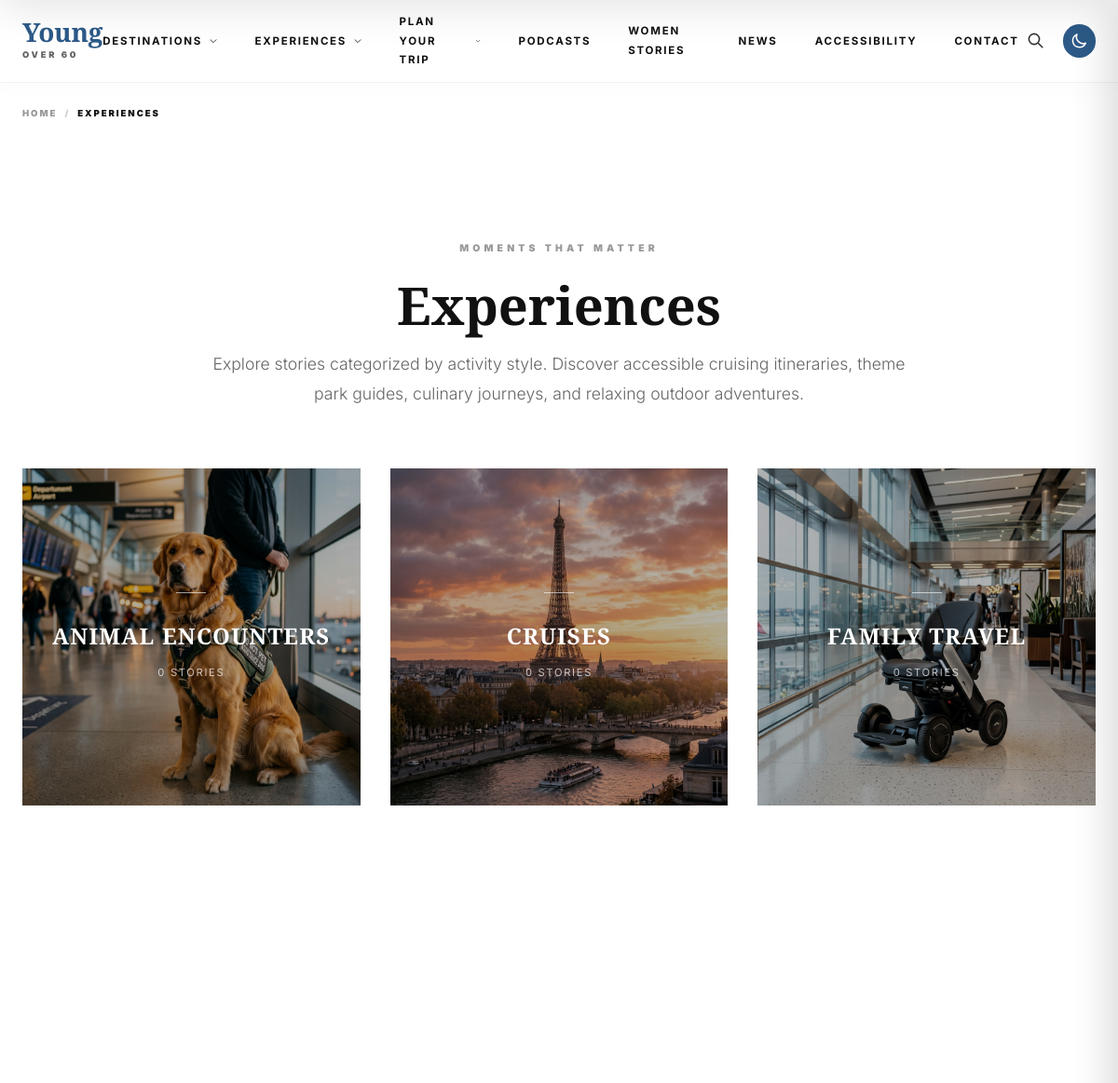
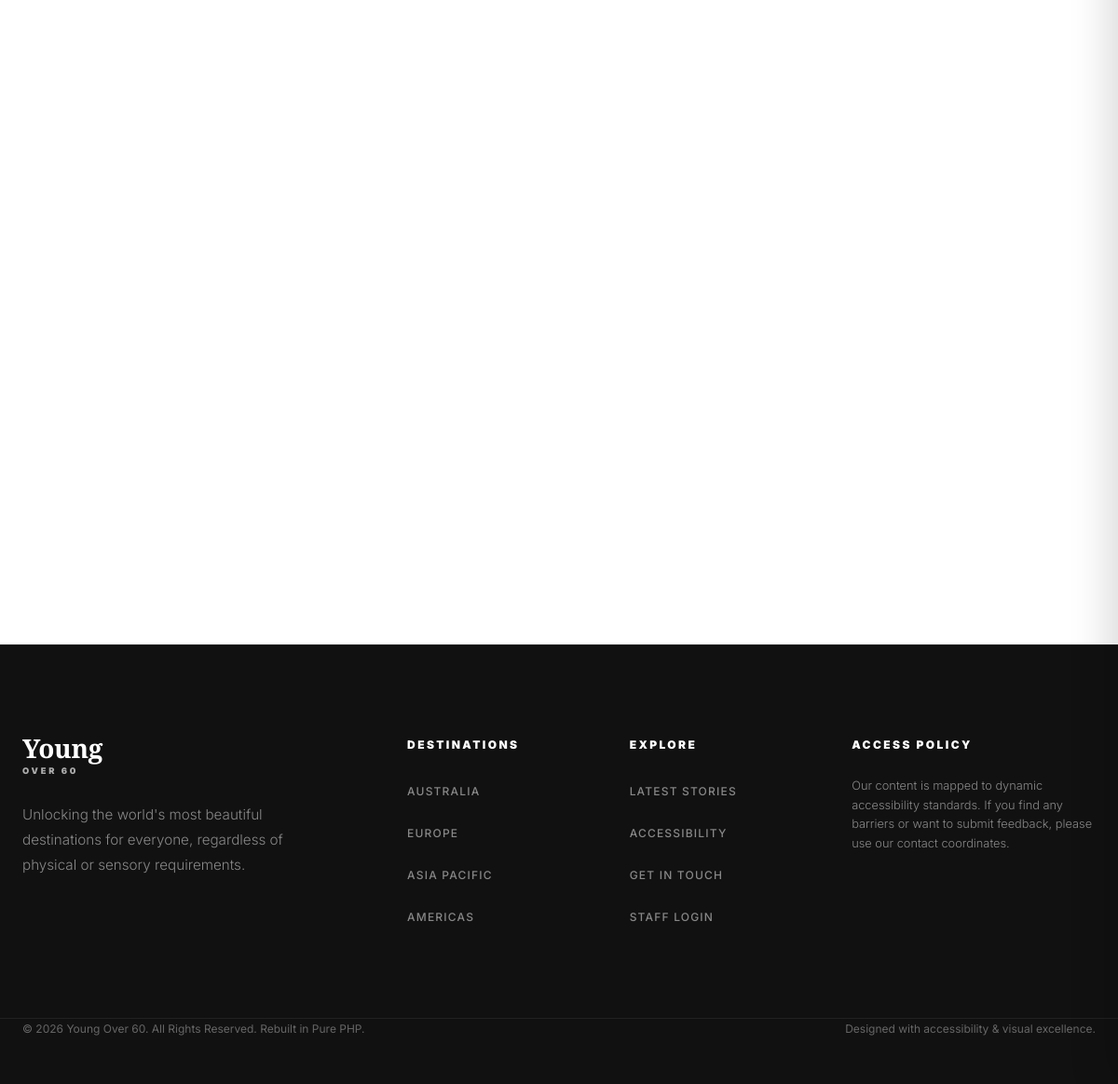
Page /experiences on the committed database (2 pictures, top to bottom).
### tables this page shows
CREATE TABLE `site_settings` (
  `id` INT PRIMARY KEY DEFAULT 1,
  `siteName` VARCHAR(255) NOT NULL DEFAULT 'Travel Without Limits',
  `logoUrl` VARCHAR(255) DEFAULT NULL,
  `heroBackgroundUrl` VARCHAR(255) DEFAULT NULL,
  `metaTitle` VARCHAR(255) DEFAULT NULL,
  `metaDescription` TEXT DEFAULT NULL,
  `ogImage` VARCHAR(255) DEFAULT NULL,
  `faviconUrl` VARCHAR(255) DEFAULT NULL,
  `primaryColor` VARCHAR(50) NOT NULL DEFAULT '#2d5a88',
  `secondaryColor` VARCHAR(50) NOT NULL DEFAULT '#1e3c5a',
  `accentColor` VARCHAR(50) NOT NULL DEFAULT '#eaeaea',
  `backgroundColor` VARCHAR(50) NOT NULL DEFAULT '#ffffff',
  `textColor` VARCHAR(50) NOT NULL DEFAULT '#111111',
  `updated_at` DATETIME NOT NULL DEFAULT CURRENT_TIMESTAMP ON UPDATE CURRENT_TIMESTAMP
);

CREATE TABLE `menus` (
  `id` VARCHAR(36) PRIMARY KEY,
  `title` VARCHAR(255) NOT NULL,
  `slug` VARCHAR(255) NOT NULL UNIQUE,
  `type` VARCHAR(50) NOT NULL,  
  `layoutType` VARCHAR(50) NOT NULL DEFAULT 'LIST',  
  `layoutConfig` LONGTEXT DEFAULT NULL,
  `order` INT NOT NULL DEFAULT 0,
  `isActive` TINYINT(1) NOT NULL DEFAULT 1,
  `created_at` DATETIME NOT NULL DEFAULT CURRENT_TIMESTAMP,
  `updated_at` DATETIME NOT NULL DEFAULT CURRENT_TIMESTAMP ON UPDATE CURRENT_TIMESTAMP
);

CREATE TABLE `categories` (
  `id` VARCHAR(36) PRIMARY KEY,
  `name` VARCHAR(255) NOT NULL,
  `slug` VARCHAR(255) NOT NULL UNIQUE,
  `description` TEXT DEFAULT NULL,
  `image` VARCHAR(255) DEFAULT NULL,
  `created_at` DATETIME NOT NULL DEFAULT CURRENT_TIMESTAMP,
  `updated_at` DATETIME NOT NULL DEFAULT CURRENT_TIMESTAMP ON UPDATE CURRENT_TIMESTAMP,
  INDEX `idx_categories_slug` (`slug`)
);

### pages/experiences.php (the view, shortened to what the rows shown need)
<?php
$categories = $pm->getCategories();
$expList = array_filter($categories, function($c) {
    return in_array($c['slug'], [
        'animal-encounters', 'cruises', 'disney', 'family-travel',
        'festivals-events', 'food-drink', 'road-trips', 'sports',
        'theme-parks', 'wellness'
    ]);
});
require_once PATH_ROOT . '/includes/header.php';
require_once PATH_ROOT . '/includes/navbar.php';
?>
<main class="container">
    <section class="content-list-section">
        <div class="mb-16 text-center max-w-3xl mx-auto" data-scroll-reveal>
            <span class="section-label">Moments that Matter</span>
            <h1 class="serif-title" style="margin-top: 1rem;">Experiences</h1>
            <p style="color: #666666; font-size: 1.1rem; font-weight: 300; margin-top: 1rem;">
                Explore stories categorized by activity style. Discover accessible cruising itineraries, theme park guides, culinary journeys, and relaxing outdoor adventures.
            </p>
        </div>
        <div class="needs-grid" style="margin-top: 4rem;">
            <?php foreach ($expList as $exp):
                $postCountRes = $pm->getPosts(['categoryId' => $exp['id'], 'status' => 'PUBLISHED', 'limit' => 1]);
                $count = $postCountRes['meta']['total'];
                ?>
                <a href="<?php echo BASE_URL; ?>/category/<?php echo $exp['slug']; ?>" class="needs-card" data-scroll-reveal aria-label="Explore <?php echo e($exp['name']); ?>">
                    <img src="<?php echo e(!empty($exp['image']) ? $exp['image'] : '/images/hero-bg.png'); ?>" alt="<?php echo e($exp['name']); ?>" loading="lazy" />
                    <div class="needs-card-overlay">
                        <div class="needs-card-line"></div>
                        <h2 class="needs-card-title"><?php echo e($exp['name']); ?></h2>
                        <p style="color:rgba(255,255,255,0.7); font-size: 0.7rem; text-transform:uppercase; letter-spacing:0.15em; margin-top:0.5rem;">
                            <?php echo $count; ?> <?php echo $count === 1 ? 'Story' : 'Stories'; ?>
                        </p>
                    </div>
                </a>
            <?php endforeach; ?>
        </div>
    </section>
</main>
<?php
require_once PATH_ROOT . '/includes/footer.php';
?>

### includes/navbar.php (shortened to what the rows shown need)
<?php
$siteTitle = $settings['siteName'] ?? 'Young Over 60';
$logoUrl = $settings['logoUrl'] ?? null;
$titleParts = explode(' ', $siteTitle);
$firstWord = $titleParts[0] ?? '';
$remainingWords = implode(' ', array_slice($titleParts, 1));
$db = Database::getInstance()->getConnection();
$menuQuery = $db->query("SELECT * FROM menus WHERE isActive = 1 ORDER BY `order` ASC");
$menus = $menuQuery->fetchAll();
$navigationData = [];
foreach ($menus as $menu) {
    $secStmt = $db->prepare("SELECT * FROM menu_sections WHERE menuId = :menuId AND isActive = 1 ORDER BY `order` ASC");
    $secStmt->execute(['menuId' => $menu['id']]);
    $sections = $secStmt->fetchAll();
    $sectionsData = [];
    foreach ($sections as $section) {
        $linkStmt = $db->prepare("SELECT * FROM menu_links WHERE sectionId = :sectionId AND isActive = 1 ORDER BY `order` ASC");
        $linkStmt->execute(['sectionId' => $section['id']]);
        $links = $linkStmt->fetchAll();
        $sectionsData[] = [
            'id' => $section['id'],
            'title' => $section['title'],
            'links' => $links
        ];
    }
    $bannerStmt = $db->prepare("SELECT * FROM menu_banners WHERE menuId = :menuId AND isActive = 1 LIMIT 1");
    $bannerStmt->execute(['menuId' => $menu['id']]);
    $banner = $bannerStmt->fetch();
    $navigationData[] = [
        'id' => $menu['id'],
        'title' => $menu['title'],
        'type' => $menu['type'],
        'layoutType' => $menu['layoutType'],
        'sections' => $sectionsData,
        'banner' => $banner ? $banner : null
    ];
}
?>
<nav class="navbar-sticky">
    <div class="container navbar-container">
        <a href="<?php echo BASE_URL; ?>/" class="logo-link" aria-label="Go to homepage">
            <?php
            $logoDarkUrl = $settings['logoDarkUrl'] ?? null;
            if ($logoUrl || $logoDarkUrl):
            ?>
                <div class="logo-container" style="display: flex; align-items: center; height: 100%;">
                    <?php if ($logoUrl): ?>
                        <img src="<?php echo e($logoUrl); ?>" alt="<?php echo e($siteTitle); ?>" class="logo-light" style="height:100%; width:100%; object-fit: contain;" />
                    <?php endif; ?>
                    <?php if ($logoDarkUrl): ?>
                        <img src="<?php echo e($logoDarkUrl); ?>" alt="<?php echo e($siteTitle); ?>" class="logo-dark" style="height:100%; width:100%; object-fit: contain; <?php echo $logoUrl ? 'display: none;' : ''; ?>" />
                    <?php endif; ?>
                </div>
            <?php else: ?>
                <span class="logo-primary"><?php echo e($firstWord); ?></span>
                <span class="logo-sub"><?php echo e($remainingWords); ?></span>
            <?php endif; ?>
        </a>
        <ul class="nav-menu" role="menubar">
            <?php foreach ($navigationData as $item): ?>
                <li class="nav-item" role="none">
                    <?php if ($item['type'] === 'SIMPLE' && !empty($item['sections'][0]['links'][0]['url'])): ?>
                        <a href="<?php echo BASE_URL . $item['sections'][0]['links'][0]['url']; ?>" class="nav-link" role="menuitem">
                            <?php echo e($item['title']); ?>
                        </a>
                    <?php else: ?>
                        <div class="nav-link" role="menuitem" aria-haspopup="true" tabindex="0">
                            <?php echo e($item['title']); ?>
                            <svg class="nav-chevron" fill="none" stroke="currentColor" viewBox="0 0 24 24" xmlns="http://www.w3.org/2000/svg">
                                <path stroke-linecap="round" stroke-linejoin="round" stroke-width="2" d="M19 9l-7 7-7-7"></path>
                            </svg>
                        </div>
                    <?php endif; ?>
                </li>
            <?php endforeach; ?>
            <li class="nav-item" role="none">
                <a href="<?php echo BASE_URL; ?>/podcasts" class="nav-link" role="menuitem">PODCASTS</a>
            </li>
            <li class="nav-item" role="none">
                <a href="<?php echo BASE_URL; ?>/women-stories" class="nav-link" role="menuitem">WOMEN STORIES</a>
            </li>
            <li class="nav-item" role="none">
                <a href="<?php echo BASE_URL; ?>/news" class="nav-link" role="menuitem">NEWS</a>
            </li>
            <li class="nav-item" role="none">
                <a href="<?php echo BASE_URL; ?>/accessibility" class="nav-link" role="menuitem">ACCESSIBILITY</a>
            </li>
            <li class="nav-item" role="none">
                <a href="<?php echo BASE_URL; ?>/contact" class="nav-link" role="menuitem">CONTACT</a>
            </li>
        </ul>
        <div class="navbar-actions">
            <button class="action-btn" data-open-search aria-label="Search posts">
                <svg class="action-icon" fill="none" stroke="currentColor" viewBox="0 0 24 24" xmlns="http://www.w3.org/2000/svg">
                    <path stroke-linecap="round" stroke-linejoin="round" stroke-width="2" d="M21 21l-6-6m2-5a7 7 0 11-14 0 7 7 0 0114 0z"></path>
                </svg>
            </button>
            <button class="action-btn action-btn-primary" data-open-accessibility aria-label="Open accessibility widget">
                <svg class="action-icon" fill="none" stroke="currentColor" viewBox="0 0 24 24" xmlns="http://www.w3.org/2000/svg">
                    <path stroke-linecap="round" stroke-linejoin="round" stroke-width="2" d="M20.354 15.354A9 9 0 018.646 3.646 9.003 9.003 0 0012 21a9.003 9.003 0 008.354-5.646z"></path>
                </svg>
            </button>
        </div>
    </div>
</nav>

### includes/footer.php (shortened to what the rows shown need)
    <footer class="footer-section">
        <div class="container footer-grid">
            <div class="footer-brand">
                <a href="<?php echo BASE_URL; ?>/" class="logo-link logo-footer" aria-label="Go to homepage">
                    <span class="logo-primary"><?php echo e($firstWord); ?></span>
                    <span class="logo-sub"><?php echo e($remainingWords); ?></span>
                </a>
                <p class="footer-desc">
                    Unlocking the world's most beautiful destinations for everyone, regardless of physical or sensory requirements.
                </p>
            </div>
            <div>
                <h4 class="footer-title">Destinations</h4>
                <ul class="footer-links">
                    <li><a href="<?php echo BASE_URL; ?>/category/australia" class="footer-link">Australia</a></li>
                    <li><a href="<?php echo BASE_URL; ?>/category/europe" class="footer-link">Europe</a></li>
                    <li><a href="<?php echo BASE_URL; ?>/category/asia-pacific" class="footer-link">Asia Pacific</a></li>
                    <li><a href="<?php echo BASE_URL; ?>/category/americas" class="footer-link">Americas</a></li>
                </ul>
            </div>
            <div>
                <h4 class="footer-title">Explore</h4>
                <ul class="footer-links">
                    <li><a href="<?php echo BASE_URL; ?>/news" class="footer-link">Latest Stories</a></li>
                    <li><a href="<?php echo BASE_URL; ?>/accessibility" class="footer-link">Accessibility</a></li>
                    <li><a href="<?php echo BASE_URL; ?>/contact" class="footer-link">Get In Touch</a></li>
                    <li><a href="<?php echo BASE_URL; ?>/admin/login" class="footer-link">Staff Login</a></li>
                </ul>
            </div>
            <div>
                <h4 class="footer-title">Access Policy</h4>
                <p class="footer-desc" style="font-size: 0.8rem; line-height: 1.6;">
                    Our content is mapped to dynamic accessibility standards. If you find any barriers or want to submit feedback, please use our contact coordinates.
                </p>
            </div>
        </div>
        <div class="container footer-bottom">
            <p>&copy; <?php echo date('Y'); ?> <?php echo e($siteTitle); ?>. All Rights Reserved. Rebuilt in Pure PHP.</p>
            <p>Designed with accessibility & visual excellence.</p>
        </div>
    </footer>
</body>
</html>

### rows in the picture
site_settings: siteName "Young", siteName "OVER 60", siteName "Young Over 60"
menus: title "DESTINATIONS"
menus: title "EXPERIENCES"
menus: title "PLAN YOUR TRIP"
categories: image (picture), name "ANIMAL ENCOUNTERS", count "0", shows "STORIES"
categories: image (picture), name "CRUISES", count "0", shows "STORIES"
categories: image (picture), name "FAMILY TRAVEL", count "0", shows "STORIES"

### other values in the picture
$title "EXPERIENCES"
